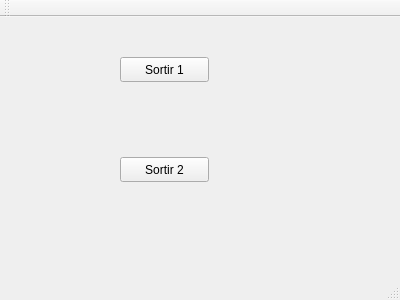
<?xml version="1.0" encoding="UTF-8"?>
<ui version="4.0">
 <class>MainWindow</class>
 <widget class="QMainWindow" name="MainWindow">
  <property name="geometry">
   <rect>
    <x>0</x>
    <y>0</y>
    <width>400</width>
    <height>300</height>
   </rect>
  </property>
  <property name="windowTitle">
   <string>MainWindow</string>
  </property>
  <widget class="QWidget" name="centralWidget">
   <widget class="QPushButton" name="pushButtonSortir1">
    <property name="geometry">
     <rect>
      <x>120</x>
      <y>40</y>
      <width>89</width>
      <height>25</height>
     </rect>
    </property>
    <property name="text">
     <string>Sortir 1</string>
    </property>
   </widget>
   <widget class="QPushButton" name="pushButtonSortir2">
    <property name="geometry">
     <rect>
      <x>120</x>
      <y>140</y>
      <width>89</width>
      <height>25</height>
     </rect>
    </property>
    <property name="text">
     <string>Sortir 2</string>
    </property>
   </widget>
  </widget>
  <widget class="QMenuBar" name="menuBar">
   <property name="geometry">
    <rect>
     <x>0</x>
     <y>0</y>
     <width>400</width>
     <height>22</height>
    </rect>
   </property>
  </widget>
  <widget class="QToolBar" name="mainToolBar">
   <attribute name="toolBarArea">
    <enum>TopToolBarArea</enum>
   </attribute>
   <attribute name="toolBarBreak">
    <bool>false</bool>
   </attribute>
  </widget>
  <widget class="QStatusBar" name="statusBar"/>
 </widget>
 <layoutdefault spacing="6" margin="11"/>
 <resources/>
 <connections>
  <connection>
   <sender>pushButtonSortir1</sender>
   <signal>clicked()</signal>
   <receiver>MainWindow</receiver>
   <slot>close()</slot>
   <hints>
    <hint type="sourcelabel">
     <x>174</x>
     <y>161</y>
    </hint>
    <hint type="destinationlabel">
     <x>199</x>
     <y>149</y>
    </hint>
   </hints>
  </connection>
 </connections>
</ui>
